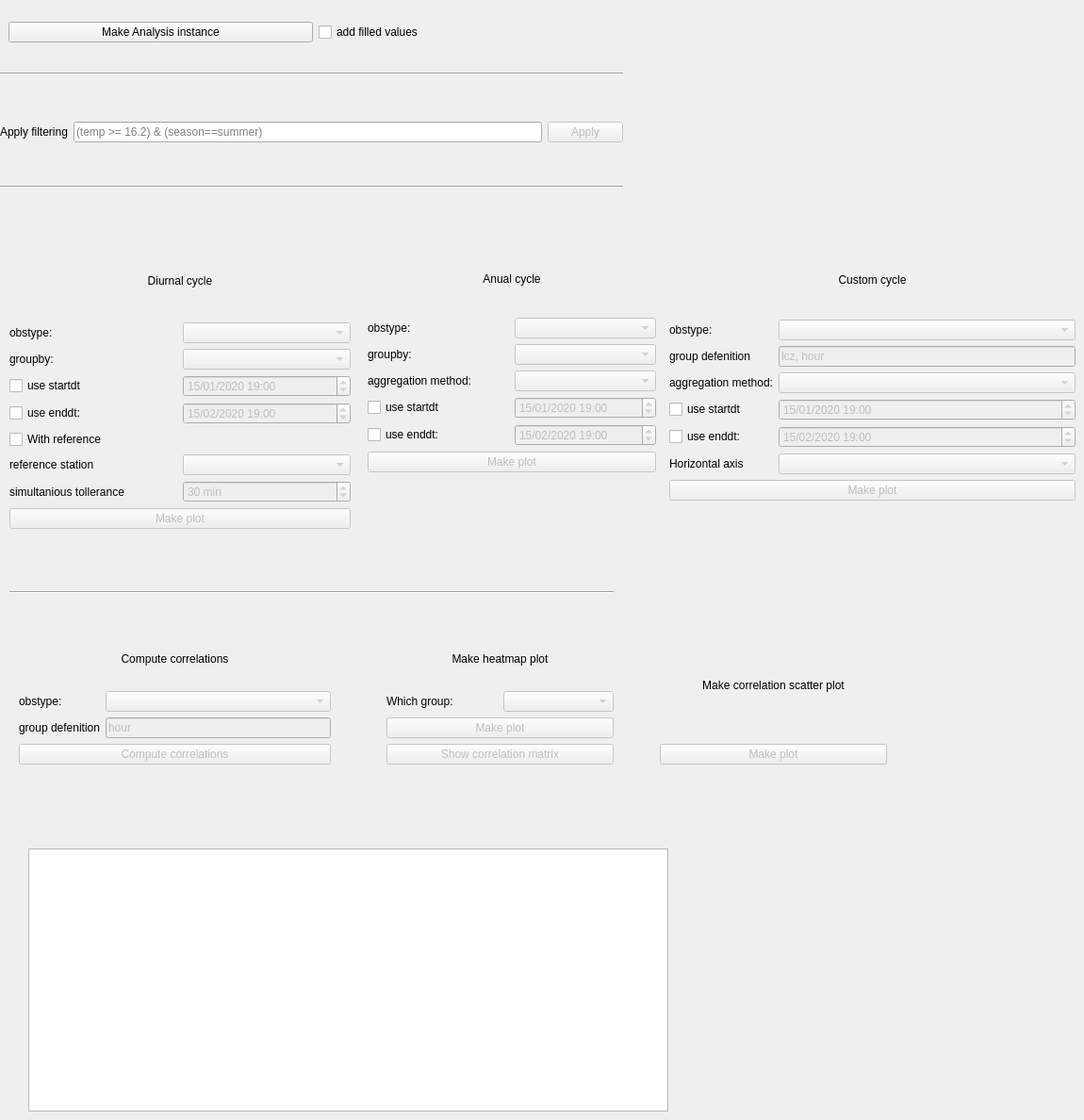
            <widget class="QWidget" name="tab_7">
             <attribute name="title">
              <string>Analysis</string>
             </attribute>
             <widget class="QWidget" name="horizontalLayoutWidget_37">
              <property name="geometry">
               <rect>
                <x>9</x>
                <y>9</y>
                <width>651</width>
                <height>51</height>
               </rect>
              </property>
              <layout class="QHBoxLayout" name="horizontalLayout_41">
               <item>
                <widget class="QPushButton" name="create_analysis">
                 <property name="text">
                  <string>Make Analysis instance</string>
                 </property>
                </widget>
               </item>
               <item>
                <widget class="QCheckBox" name="use_filled_for_ana">
                 <property name="text">
                  <string>add filled values</string>
                 </property>
                </widget>
               </item>
              </layout>
             </widget>
             <widget class="Line" name="line_6">
              <property name="geometry">
               <rect>
                <x>0</x>
                <y>70</y>
                <width>661</width>
                <height>16</height>
               </rect>
              </property>
              <property name="orientation">
               <enum>Qt::Horizontal</enum>
              </property>
             </widget>
             <widget class="QWidget" name="horizontalLayoutWidget_38">
              <property name="geometry">
               <rect>
                <x>0</x>
                <y>100</y>
                <width>661</width>
                <height>80</height>
               </rect>
              </property>
              <layout class="QHBoxLayout" name="horizontalLayout_42">
               <item>
                <widget class="QLabel" name="label_113">
                 <property name="text">
                  <string>Apply filtering</string>
                 </property>
                </widget>
               </item>
               <item>
                <widget class="QLineEdit" name="filter_query">
                 <property name="placeholderText">
                  <string>(temp &gt;= 16.2) &amp; (season==summer)</string>
                 </property>
                </widget>
               </item>
               <item>
                <widget class="QPushButton" name="apply_filter">
                 <property name="enabled">
                  <bool>false</bool>
                 </property>
                 <property name="text">
                  <string>Apply</string>
                 </property>
                </widget>
               </item>
              </layout>
             </widget>
             <widget class="Line" name="line_10">
              <property name="geometry">
               <rect>
                <x>0</x>
                <y>190</y>
                <width>661</width>
                <height>16</height>
               </rect>
              </property>
              <property name="orientation">
               <enum>Qt::Horizontal</enum>
              </property>
             </widget>
             <widget class="QWidget" name="verticalLayoutWidget_4">
              <property name="geometry">
               <rect>
                <x>10</x>
                <y>260</y>
                <width>362</width>
                <height>301</height>
               </rect>
              </property>
              <layout class="QVBoxLayout" name="verticalLayout_10">
               <item>
                <widget class="QLabel" name="label_123">
                 <property name="text">
                  <string>Diurnal cycle</string>
                 </property>
                 <property name="alignment">
                  <set>Qt::AlignCenter</set>
                 </property>
                </widget>
               </item>
               <item>
                <layout class="QGridLayout" name="gridLayout_19">
                 <item row="6" column="1">
                  <widget class="QSpinBox" name="ref_tollerance">
                   <property name="enabled">
                    <bool>false</bool>
                   </property>
                   <property name="suffix">
                    <string> min</string>
                   </property>
                   <property name="minimum">
                    <number>1</number>
                   </property>
                   <property name="maximum">
                    <number>120</number>
                   </property>
                   <property name="singleStep">
                    <number>5</number>
                   </property>
                   <property name="value">
                    <number>30</number>
                   </property>
                  </widget>
                 </item>
                 <item row="5" column="1">
                  <widget class="QComboBox" name="refstation">
                   <property name="enabled">
                    <bool>false</bool>
                   </property>
                  </widget>
                 </item>
                 <item row="6" column="0">
                  <widget class="QLabel" name="label_141">
                   <property name="text">
                    <string>simultanious tollerance</string>
                   </property>
                  </widget>
                 </item>
                 <item row="1" column="0">
                  <widget class="QLabel" name="label_125">
                   <property name="text">
                    <string>groupby:</string>
                   </property>
                  </widget>
                 </item>
                 <item row="2" column="1">
                  <widget class="QDateTimeEdit" name="startdt_diurnal">
                   <property name="enabled">
                    <bool>false</bool>
                   </property>
                   <property name="dateTime">
                    <datetime>
                     <hour>19</hour>
                     <minute>0</minute>
                     <second>0</second>
                     <year>2020</year>
                     <month>1</month>
                     <day>15</day>
                    </datetime>
                   </property>
                   <property name="displayFormat">
                    <string>dd/MM/yyyy HH:mm</string>
                   </property>
                  </widget>
                 </item>
                 <item row="2" column="0">
                  <widget class="QCheckBox" name="startdt_check_diurnal">
                   <property name="text">
                    <string>use startdt</string>
                   </property>
                  </widget>
                 </item>
                 <item row="4" column="0">
                  <widget class="QCheckBox" name="refstation_check_diurnal">
                   <property name="text">
                    <string>With reference</string>
                   </property>
                  </widget>
                 </item>
                 <item row="1" column="1">
                  <widget class="QComboBox" name="groupby_diurnal">
                   <property name="enabled">
                    <bool>false</bool>
                   </property>
                  </widget>
                 </item>
                 <item row="0" column="1">
                  <widget class="QComboBox" name="obstype_diurnal">
                   <property name="enabled">
                    <bool>false</bool>
                   </property>
                  </widget>
                 </item>
                 <item row="5" column="0">
                  <widget class="QLabel" name="label_140">
                   <property name="text">
                    <string>reference station</string>
                   </property>
                  </widget>
                 </item>
                 <item row="3" column="1">
                  <widget class="QDateTimeEdit" name="enddt_diurnal">
                   <property name="enabled">
                    <bool>false</bool>
                   </property>
                   <property name="dateTime">
                    <datetime>
                     <hour>19</hour>
                     <minute>0</minute>
                     <second>0</second>
                     <year>2020</year>
                     <month>2</month>
                     <day>15</day>
                    </datetime>
                   </property>
                   <property name="displayFormat">
                    <string>dd/MM/yyyy HH:mm</string>
                   </property>
                  </widget>
                 </item>
                 <item row="0" column="0">
                  <widget class="QLabel" name="label_124">
                   <property name="text">
                    <string>obstype:</string>
                   </property>
                  </widget>
                 </item>
                 <item row="3" column="0">
                  <widget class="QCheckBox" name="enddt_check_diurnal">
                   <property name="text">
                    <string>use enddt:</string>
                   </property>
                  </widget>
                 </item>
                </layout>
               </item>
               <item>
                <widget class="QPushButton" name="plot_diurnal">
                 <property name="enabled">
                  <bool>false</bool>
                 </property>
                 <property name="text">
                  <string>Make plot</string>
                 </property>
                </widget>
               </item>
              </layout>
             </widget>
             <widget class="QWidget" name="verticalLayoutWidget_5">
              <property name="geometry">
               <rect>
                <x>390</x>
                <y>260</y>
                <width>306</width>
                <height>241</height>
               </rect>
              </property>
              <layout class="QVBoxLayout" name="verticalLayout_11">
               <item>
                <widget class="QLabel" name="label_128">
                 <property name="text">
                  <string>Anual cycle</string>
                 </property>
                 <property name="alignment">
                  <set>Qt::AlignCenter</set>
                 </property>
                </widget>
               </item>
               <item>
                <layout class="QGridLayout" name="gridLayout_20">
                 <item row="2" column="1">
                  <widget class="QComboBox" name="agg_method_anual">
                   <property name="enabled">
                    <bool>false</bool>
                   </property>
                  </widget>
                 </item>
                 <item row="1" column="0">
                  <widget class="QLabel" name="label_129">
                   <property name="text">
                    <string>groupby:</string>
                   </property>
                  </widget>
                 </item>
                 <item row="2" column="0">
                  <widget class="QLabel" name="label_133">
                   <property name="text">
                    <string>aggregation method:</string>
                   </property>
                  </widget>
                 </item>
                 <item row="1" column="1">
                  <widget class="QComboBox" name="groupby_anual">
                   <property name="enabled">
                    <bool>false</bool>
                   </property>
                  </widget>
                 </item>
                 <item row="0" column="1">
                  <widget class="QComboBox" name="obstype_anual">
                   <property name="enabled">
                    <bool>false</bool>
                   </property>
                  </widget>
                 </item>
                 <item row="0" column="0">
                  <widget class="QLabel" name="label_130">
                   <property name="text">
                    <string>obstype:</string>
                   </property>
                  </widget>
                 </item>
                 <item row="3" column="1">
                  <widget class="QDateTimeEdit" name="startdt_anual">
                   <property name="enabled">
                    <bool>false</bool>
                   </property>
                   <property name="dateTime">
                    <datetime>
                     <hour>19</hour>
                     <minute>0</minute>
                     <second>0</second>
                     <year>2020</year>
                     <month>1</month>
                     <day>15</day>
                    </datetime>
                   </property>
                   <property name="displayFormat">
                    <string>dd/MM/yyyy HH:mm</string>
                   </property>
                  </widget>
                 </item>
                 <item row="4" column="1">
                  <widget class="QDateTimeEdit" name="enddt_anual">
                   <property name="enabled">
                    <bool>false</bool>
                   </property>
                   <property name="dateTime">
                    <datetime>
                     <hour>19</hour>
                     <minute>0</minute>
                     <second>0</second>
                     <year>2020</year>
                     <month>2</month>
                     <day>15</day>
                    </datetime>
                   </property>
                   <property name="displayFormat">
                    <string>dd/MM/yyyy HH:mm</string>
                   </property>
                  </widget>
                 </item>
                 <item row="3" column="0">
                  <widget class="QCheckBox" name="startdt_check_anual">
                   <property name="text">
                    <string>use startdt</string>
                   </property>
                  </widget>
                 </item>
                 <item row="4" column="0">
                  <widget class="QCheckBox" name="enddt_check_anual">
                   <property name="text">
                    <string>use enddt:</string>
                   </property>
                  </widget>
                 </item>
                </layout>
               </item>
               <item>
                <widget class="QPushButton" name="plot_anual">
                 <property name="enabled">
                  <bool>false</bool>
                 </property>
                 <property name="text">
                  <string>Make plot</string>
                 </property>
                </widget>
               </item>
              </layout>
             </widget>
             <widget class="QWidget" name="verticalLayoutWidget_6">
              <property name="geometry">
               <rect>
                <x>710</x>
                <y>260</y>
                <width>431</width>
                <height>271</height>
               </rect>
              </property>
              <layout class="QVBoxLayout" name="verticalLayout_12">
               <item>
                <widget class="QLabel" name="label_134">
                 <property name="text">
                  <string>Custom cycle</string>
                 </property>
                 <property name="alignment">
                  <set>Qt::AlignCenter</set>
                 </property>
                </widget>
               </item>
               <item>
                <layout class="QGridLayout" name="gridLayout_21">
                 <item row="1" column="1">
                  <widget class="QLineEdit" name="groupdef_custom">
                   <property name="enabled">
                    <bool>false</bool>
                   </property>
                   <property name="text">
                    <string>lcz, hour</string>
                   </property>
                   <property name="placeholderText">
                    <string>lcz, season, hour</string>
                   </property>
                  </widget>
                 </item>
                 <item row="1" column="0">
                  <widget class="QLabel" name="label_135">
                   <property name="text">
                    <string>group defenition</string>
                   </property>
                  </widget>
                 </item>
                 <item row="0" column="0">
                  <widget class="QLabel" name="label_137">
                   <property name="text">
                    <string>obstype:</string>
                   </property>
                  </widget>
                 </item>
                 <item row="2" column="1">
                  <widget class="QComboBox" name="agg_method_custom">
                   <property name="enabled">
                    <bool>false</bool>
                   </property>
                  </widget>
                 </item>
                 <item row="0" column="1">
                  <widget class="QComboBox" name="obstype_custom">
                   <property name="enabled">
                    <bool>false</bool>
                   </property>
                  </widget>
                 </item>
                 <item row="2" column="0">
                  <widget class="QLabel" name="label_139">
                   <property name="text">
                    <string>aggregation method:</string>
                   </property>
                  </widget>
                 </item>
                 <item row="5" column="0">
                  <widget class="QLabel" name="label_142">
                   <property name="text">
                    <string>Horizontal axis</string>
                   </property>
                  </widget>
                 </item>
                 <item row="5" column="1">
                  <widget class="QComboBox" name="haxis_custom">
                   <property name="enabled">
                    <bool>false</bool>
                   </property>
                  </widget>
                 </item>
                 <item row="3" column="1">
                  <widget class="QDateTimeEdit" name="startdt_custom">
                   <property name="enabled">
                    <bool>false</bool>
                   </property>
                   <property name="dateTime">
                    <datetime>
                     <hour>19</hour>
                     <minute>0</minute>
                     <second>0</second>
                     <year>2020</year>
                     <month>1</month>
                     <day>15</day>
                    </datetime>
                   </property>
                   <property name="displayFormat">
                    <string>dd/MM/yyyy HH:mm</string>
                   </property>
                  </widget>
                 </item>
                 <item row="4" column="1">
                  <widget class="QDateTimeEdit" name="enddt_custom">
                   <property name="enabled">
                    <bool>false</bool>
                   </property>
                   <property name="dateTime">
                    <datetime>
                     <hour>19</hour>
                     <minute>0</minute>
                     <second>0</second>
                     <year>2020</year>
                     <month>2</month>
                     <day>15</day>
                    </datetime>
                   </property>
                   <property name="displayFormat">
                    <string>dd/MM/yyyy HH:mm</string>
                   </property>
                  </widget>
                 </item>
                 <item row="3" column="0">
                  <widget class="QCheckBox" name="startdt_check_custom">
                   <property name="text">
                    <string>use startdt</string>
                   </property>
                  </widget>
                 </item>
                 <item row="4" column="0">
                  <widget class="QCheckBox" name="enddt_check_custom">
                   <property name="text">
                    <string>use enddt:</string>
                   </property>
                  </widget>
                 </item>
                </layout>
               </item>
               <item>
                <widget class="QPushButton" name="plot_custom">
                 <property name="enabled">
                  <bool>false</bool>
                 </property>
                 <property name="text">
                  <string>Make plot</string>
                 </property>
                </widget>
               </item>
              </layout>
             </widget>
             <widget class="Line" name="line_11">
              <property name="geometry">
               <rect>
                <x>10</x>
                <y>620</y>
                <width>641</width>
                <height>16</height>
               </rect>
              </property>
              <property name="orientation">
               <enum>Qt::Horizontal</enum>
              </property>
             </widget>
             <widget class="QWidget" name="verticalLayoutWidget_7">
              <property name="geometry">
               <rect>
                <x>20</x>
                <y>670</y>
                <width>331</width>
                <height>141</height>
               </rect>
              </property>
              <layout class="QVBoxLayout" name="verticalLayout_13">
               <item>
                <layout class="QGridLayout" name="gridLayout_22">
                 <item row="1" column="0">
                  <widget class="QLabel" name="label_144">
                   <property name="text">
                    <string>obstype:</string>
                   </property>
                  </widget>
                 </item>
                 <item row="2" column="0">
                  <widget class="QLabel" name="label_145">
                   <property name="text">
                    <string>group defenition</string>
                   </property>
                  </widget>
                 </item>
                 <item row="2" column="1">
                  <widget class="QLineEdit" name="cor_group_def">
                   <property name="enabled">
                    <bool>false</bool>
                   </property>
                   <property name="text">
                    <string>hour</string>
                   </property>
                   <property name="placeholderText">
                    <string>hour</string>
                   </property>
                  </widget>
                 </item>
                 <item row="1" column="1">
                  <widget class="QComboBox" name="cor_obstype">
                   <property name="enabled">
                    <bool>false</bool>
                   </property>
                  </widget>
                 </item>
                 <item row="0" column="0" colspan="2">
                  <widget class="QLabel" name="label_146">
                   <property name="text">
                    <string>Compute correlations</string>
                   </property>
                   <property name="alignment">
                    <set>Qt::AlignCenter</set>
                   </property>
                  </widget>
                 </item>
                </layout>
               </item>
               <item>
                <widget class="QPushButton" name="get_cor">
                 <property name="enabled">
                  <bool>false</bool>
                 </property>
                 <property name="text">
                  <string>Compute correlations</string>
                 </property>
                </widget>
               </item>
              </layout>
             </widget>
             <widget class="QWidget" name="verticalLayoutWidget_8">
              <property name="geometry">
               <rect>
                <x>410</x>
                <y>670</y>
                <width>241</width>
                <height>141</height>
               </rect>
              </property>
              <layout class="QVBoxLayout" name="verticalLayout_18">
               <item>
                <widget class="QLabel" name="label_147">
                 <property name="text">
                  <string>Make heatmap plot</string>
                 </property>
                 <property name="alignment">
                  <set>Qt::AlignCenter</set>
                 </property>
                </widget>
               </item>
               <item>
                <layout class="QHBoxLayout" name="horizontalLayout_49">
                 <item>
                  <widget class="QLabel" name="label_148">
                   <property name="text">
                    <string>Which group:</string>
                   </property>
                  </widget>
                 </item>
                 <item>
                  <widget class="QComboBox" name="heat_cor_group">
                   <property name="enabled">
                    <bool>false</bool>
                   </property>
                  </widget>
                 </item>
                </layout>
               </item>
               <item>
                <widget class="QPushButton" name="make_heat_plot">
                 <property name="enabled">
                  <bool>false</bool>
                 </property>
                 <property name="text">
                  <string>Make plot</string>
                 </property>
                </widget>
               </item>
               <item>
                <widget class="QPushButton" name="show_cor_matrix">
                 <property name="enabled">
                  <bool>false</bool>
                 </property>
                 <property name="text">
                  <string>Show correlation matrix</string>
                 </property>
                </widget>
               </item>
              </layout>
             </widget>
             <widget class="QWidget" name="verticalLayoutWidget_9">
              <property name="geometry">
               <rect>
                <x>700</x>
                <y>670</y>
                <width>241</width>
                <height>141</height>
               </rect>
              </property>
              <layout class="QVBoxLayout" name="verticalLayout_19">
               <item>
                <widget class="QLabel" name="label_149">
                 <property name="text">
                  <string>Make correlation scatter plot</string>
                 </property>
                 <property name="alignment">
                  <set>Qt::AlignCenter</set>
                 </property>
                </widget>
               </item>
               <item>
                <widget class="QPushButton" name="make_scatter_plot">
                 <property name="enabled">
                  <bool>false</bool>
                 </property>
                 <property name="text">
                  <string>Make plot</string>
                 </property>
                </widget>
               </item>
              </layout>
             </widget>
             <widget class="QPlainTextEdit" name="prompt_analysis">
              <property name="geometry">
               <rect>
                <x>30</x>
                <y>900</y>
                <width>679</width>
                <height>279</height>
               </rect>
              </property>
             </widget>
            </widget>
